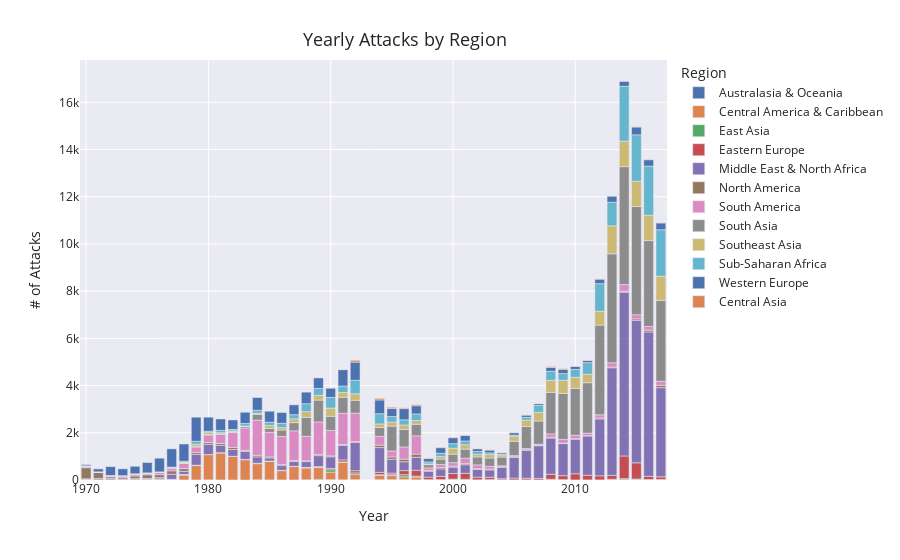

Notebook cell for this chart:
### Code cell
region_per_yr = df.groupby(['year', 'region']).size().reset_index(name = 'across_region').rename(columns = {'region' : 'Region'})
regions = list(region_per_yr['Region'])

total_per_yr = region_per_yr.groupby('year').sum('across_region').reset_index().rename(columns = {'across_region' : 'across_year'})
joined_df = region_per_yr.merge(total_per_yr, left_on = 'year', right_on = 'year', how = 'left')

fig = px.bar(joined_df, x = 'year', y = 'across_region', color = 'Region', template = 'seaborn',
            height = 550, labels={'year' : 'Year', 'across_region' : '# of Attacks'})

fig.update_layout(title = {'text' : 'Yearly Attacks by Region', 'x' : 0.45, 'y' : 0.94, 'font_size' : 18}, hovermode = 'x')

### Figure 1 — Plotly figure (JSON) as saved in the notebook; plotly's stock layout.template omitted (floating-point values rounded to 4 significant figures)
{"data": [{"alignmentgroup": "True", "hovertemplate": "Region=Australasia & Oceania<br>Year=%{x}<br># of Attacks=%{y}<extra></extra>", "legendgroup": "Australasia & Oceania", "marker": {"color": "rgb(76,114,176)", "pattern": {"shape": ""}}, "name": "Australasia & Oceania", "offsetgroup": "Australasia & Oceania", "orientation": "v", "showlegend": true, "textposition": "auto", "type": "bar", "x": [1970, 1971, 1972, 1973, 1974, 1978, 1979, 1980, 1981, 1982, 1984, 1985, 1986, 1987, 1988, 1989, 1990, 1991, 1992, 1994, 1995, 1996, 1997, 1998, 1999, 2000, 2001, 2002, 2003, 2006, 2007, 2008, 2009, 2010, 2013, 2014, 2015, 2016, 2017], "xaxis": "x", "y": [1, 1, 8, 1, 1, 2, 2, 7, 3, 2, 11, 7, 4, 3, 12, 29, 18, 10, 17, 14, 18, 19, 7, 6, 4, 6, 4, 2, 4, 2, 1, 8, 1, 1, 1, 9, 14, 10, 12], "yaxis": "y"}, {"alignmentgroup": "True", "hovertemplate": "Region=Central America & Caribbean<br>Year=%{x}<br># of Attacks=%{y}<extra></extra>", "legendgroup": "Central America & Caribbean", "marker": {"color": "rgb(221,132,82)", "pattern": {"shape": ""}}, "name": "Central America & Caribbean", "offsetgroup": "Central America & Caribbean", "orientation": "v", "showlegend": true, "textposition": "auto", "type": "bar", "x": [1970, 1971, 1972, 1973, 1974, 1975, 1976, 1977, 1978, 1979, 1980, 1981, 1982, 1983, 1984, 1985, 1986, 1987, 1988, 1989, 1990, 1991, 1992, 1994, 1995, 1996, 1997, 1998, 1999, 2000, 2001, 2002, 2003, 2004, 2005, 2006, 2007, 2009, 2010, 2011, 2012, 2013, 2014, 2015, 2016, 2017], "xaxis": "x", "y": [7, 5, 3, 6, 11, 9, 45, 24, 199, 609, 1070, 1148, 996, 858, 681, 780, 393, 566, 495, 503, 316, 729, 212, 180, 168, 116, 117, 1, 8, 14, 8, 3, 8, 5, 3, 5, 4, 9, 1, 1, 1, 14, 5, 1, 3, 4], "yaxis": "y"}, {"alignmentgroup": "True", "hovertemplate": "Region=East Asia<br>Year=%{x}<br># of Attacks=%{y}<extra></extra>", "legendgroup": "East Asia", "marker": {"color": "rgb(85,168,104)", "pattern": {"shape": ""}}, "name": "East Asia", "offsetgroup": "East Asia", "orientation": "v", "showlegend": true, "textposition": "auto", "type": "bar", "x": [1970, 1971, 1973, 1974, 1975, 1976, 1977, 1978, 1979, 1980, 1981, 1982, 1983, 1984, 1985, 1986, 1987, 1988, 1989, 1990, 1991, 1992, 1994, 1995, 1996, 1997, 1998, 1999, 2000, 2001, 2002, 2003, 2004, 2005, 2006, 2008, 2009, 2010, 2011, 2012, 2013, 2014, 2015, 2016, 2017], "xaxis": "x", "y": [2, 1, 2, 4, 12, 2, 4, 35, 16, 1, 4, 3, 13, 15, 10, 12, 10, 24, 18, 99, 29, 74, 34, 38, 89, 40, 9, 4, 19, 19, 4, 6, 4, 2, 1, 25, 8, 1, 4, 4, 15, 43, 28, 8, 7], "yaxis": "y"}, {"alignmentgroup": "True", "hovertemplate": "Region=Eastern Europe<br>Year=%{x}<br># of Attacks=%{y}<extra></extra>", "legendgroup": "Eastern Europe", "marker": {"color": "rgb(196,78,82)", "pattern": {"shape": ""}}, "name": "Eastern Europe", "offsetgroup": "Eastern Europe", "orientation": "v", "showlegend": true, "textposition": "auto", "type": "bar", "x": [1970, 1971, 1972, 1973, 1974, 1977, 1978, 1979, 1980, 1981, 1982, 1983, 1984, 1985, 1986, 1987, 1988, 1989, 1990, 1991, 1992, 1994, 1995, 1996, 1997, 1998, 1999, 2000, 2001, 2002, 2003, 2004, 2005, 2006, 2007, 2008, 2009, 2010, 2011, 2012, 2013, 2014, 2015, 2016, 2017], "xaxis": "x", "y": [12, 5, 1, 1, 2, 2, 2, 1, 1, 4, 3, 2, 4, 5, 3, 1, 4, 16, 58, 84, 91, 95, 68, 175, 248, 105, 138, 234, 252, 112, 100, 46, 76, 70, 62, 209, 165, 261, 198, 173, 165, 962, 684, 134, 110], "yaxis": "y"}, {"alignmentgroup": "True", "hovertemplate": "Region=Middle East & North Africa<br>Year=%{x}<br># of Attacks=%{y}<extra></extra>", "legendgroup": "Middle East & North Africa", "marker": {"color": "rgb(129,114,179)", "pattern": {"shape": ""}}, "name": "Middle East & North Africa", "offsetgroup": "Middle East & North Africa", "orientation": "v", "showlegend": true, "textposition": "auto", "type": "bar", "x": [1970, 1971, 1972, 1973, 1974, 1975, 1976, 1977, 1978, 1979, 1980, 1981, 1982, 1983, 1984, 1985, 1986, 1987, 1988, 1989, 1990, 1991, 1992, 1994, 1995, 1996, 1997, 1998, 1999, 2000, 2001, 2002, 2003, 2004, 2005, 2006, 2007, 2008, 2009, 2010, 2011, 2012, 2013, 2014, 2015, 2016, 2017], "xaxis": "x", "y": [28, 55, 53, 19, 42, 44, 55, 211, 128, 455, 437, 312, 290, 334, 268, 133, 196, 202, 246, 465, 494, 612, 1192, 1051, 590, 373, 548, 247, 316, 272, 362, 326, 310, 492, 882, 1187, 1385, 1536, 1361, 1463, 1663, 2409, 4560, 6939, 6036, 6115, 3780], "yaxis": "y"}, {"alignmentgroup": "True", "hovertemplate": "Region=North America<br>Year=%{x}<br># of Attacks=%{y}<extra></extra>", "legendgroup": "North America", "marker": {"color": "rgb(147,120,96)", "pattern": {"shape": ""}}, "name": "North America", "offsetgroup": "North America", "orientation": "v", "showlegend": true, "textposition": "auto", "type": "bar", "x": [1970, 1971, 1972, 1973, 1974, 1975, 1976, 1977, 1978, 1979, 1980, 1981, 1982, 1983, 1984, 1985, 1986, 1987, 1988, 1989, 1990, 1991, 1992, 1994, 1995, 1996, 1997, 1998, 1999, 2000, 2001, 2002, 2003, 2004, 2005, 2006, 2007, 2008, 2009, 2010, 2011, 2012, 2013, 2014, 2015, 2016, 2017], "xaxis": "x", "y": [472, 247, 73, 64, 111, 159, 125, 149, 117, 79, 75, 77, 86, 47, 67, 44, 53, 35, 30, 44, 37, 40, 41, 101, 94, 111, 137, 37, 56, 41, 48, 33, 34, 12, 22, 15, 18, 31, 16, 24, 12, 39, 32, 37, 62, 75, 97], "yaxis": "y"}, {"alignmentgroup": "True", "hovertemplate": "Region=South America<br>Year=%{x}<br># of Attacks=%{y}<extra></extra>", "legendgroup": "South America", "marker": {"color": "rgb(218,139,195)", "pattern": {"shape": ""}}, "name": "South America", "offsetgroup": "South America", "orientation": "v", "showlegend": true, "textposition": "auto", "type": "bar", "x": [1970, 1971, 1972, 1973, 1974, 1975, 1976, 1977, 1978, 1979, 1980, 1981, 1982, 1983, 1984, 1985, 1986, 1987, 1988, 1989, 1990, 1991, 1992, 1994, 1995, 1996, 1997, 1998, 1999, 2000, 2001, 2002, 2003, 2004, 2005, 2006, 2007, 2008, 2009, 2010, 2011, 2012, 2013, 2014, 2015, 2016, 2017], "xaxis": "x", "y": [65, 24, 33, 83, 81, 55, 91, 119, 222, 236, 319, 383, 639, 950, 1492, 1040, 1184, 1265, 1041, 1385, 1076, 1322, 1204, 373, 255, 517, 774, 108, 134, 150, 229, 162, 117, 42, 49, 50, 47, 144, 159, 148, 106, 133, 182, 283, 176, 159, 172], "yaxis": "y"}, {"alignmentgroup": "True", "hovertemplate": "Region=South Asia<br>Year=%{x}<br># of Attacks=%{y}<extra></extra>", "legendgroup": "South Asia", "marker": {"color": "rgb(140,140,140)", "pattern": {"shape": ""}}, "name": "South Asia", "offsetgroup": "South Asia", "orientation": "v", "showlegend": true, "textposition": "auto", "type": "bar", "x": [1970, 1972, 1973, 1974, 1975, 1976, 1977, 1978, 1979, 1980, 1981, 1982, 1983, 1984, 1985, 1986, 1987, 1988, 1989, 1990, 1991, 1992, 1994, 1995, 1996, 1997, 1998, 1999, 2000, 2001, 2002, 2003, 2004, 2005, 2006, 2007, 2008, 2009, 2010, 2011, 2012, 2013, 2014, 2015, 2016, 2017], "xaxis": "x", "y": [1, 1, 1, 2, 4, 4, 2, 2, 34, 12, 23, 20, 63, 244, 161, 273, 348, 801, 926, 601, 677, 545, 376, 1051, 739, 490, 136, 225, 357, 385, 334, 353, 369, 604, 938, 982, 1759, 1945, 1981, 2138, 3803, 4612, 4998, 4585, 3639, 3430], "yaxis": "y"}, {"alignmentgroup": "True", "hovertemplate": "Region=Southeast Asia<br>Year=%{x}<br># of Attacks=%{y}<extra></extra>", "legendgroup": "Southeast Asia", "marker": {"color": "rgb(204,185,116)", "pattern": {"shape": ""}}, "name": "Southeast Asia", "offsetgroup": "Southeast Asia", "orientation": "v", "showlegend": true, "textposition": "auto", "type": "bar", "x": [1970, 1971, 1972, 1973, 1974, 1975, 1976, 1977, 1978, 1979, 1980, 1981, 1982, 1983, 1984, 1985, 1986, 1987, 1988, 1989, 1990, 1991, 1992, 1994, 1995, 1996, 1997, 1998, 1999, 2000, 2001, 2002, 2003, 2004, 2005, 2006, 2007, 2008, 2009, 2010, 2011, 2012, 2013, 2014, 2015, 2016, 2017], "xaxis": "x", "y": [10, 6, 16, 2, 3, 7, 12, 8, 44, 86, 87, 50, 43, 22, 46, 128, 102, 163, 242, 203, 348, 206, 279, 151, 168, 193, 159, 32, 107, 256, 185, 110, 145, 95, 204, 272, 365, 514, 561, 473, 356, 587, 1188, 1082, 1072, 1077, 1020], "yaxis": "y"}, {"alignmentgroup": "True", "hovertemplate": "Region=Sub-Saharan Africa<br>Year=%{x}<br># of Attacks=%{y}<extra></extra>", "legendgroup": "Sub-Saharan Africa", "marker": {"color": "rgb(100,181,205)", "pattern": {"shape": ""}}, "name": "Sub-Saharan Africa", "offsetgroup": "Sub-Saharan Africa", "orientation": "v", "showlegend": true, "textposition": "auto", "type": "bar", "x": [1970, 1971, 1972, 1973, 1974, 1975, 1976, 1977, 1978, 1979, 1980, 1981, 1982, 1983, 1984, 1985, 1986, 1987, 1988, 1989, 1990, 1991, 1992, 1994, 1995, 1996, 1997, 1998, 1999, 2000, 2001, 2002, 2003, 2004, 2005, 2006, 2007, 2008, 2009, 2010, 2011, 2012, 2013, 2014, 2015, 2016, 2017], "xaxis": "x", "y": [3, 2, 4, 4, 7, 12, 11, 29, 46, 124, 58, 98, 60, 106, 126, 141, 185, 174, 337, 291, 450, 271, 570, 432, 239, 217, 279, 87, 143, 191, 162, 121, 73, 34, 60, 114, 302, 380, 283, 331, 494, 1168, 999, 2321, 1964, 2077, 1970], "yaxis": "y"}, {"alignmentgroup": "True", "hovertemplate": "Region=Western Europe<br>Year=%{x}<br># of Attacks=%{y}<extra></extra>", "legendgroup": "Western Europe", "marker": {"color": "rgb(76,114,176)", "pattern": {"shape": ""}}, "name": "Western Europe", "offsetgroup": "Western Europe", "orientation": "v", "showlegend": true, "textposition": "auto", "type": "bar", "x": [1970, 1971, 1972, 1973, 1974, 1975, 1976, 1977, 1978, 1979, 1980, 1981, 1982, 1983, 1984, 1985, 1986, 1987, 1988, 1989, 1990, 1991, 1992, 1994, 1995, 1996, 1997, 1998, 1999, 2000, 2001, 2002, 2003, 2004, 2005, 2006, 2007, 2008, 2009, 2010, 2011, 2012, 2013, 2014, 2015, 2016, 2017], "xaxis": "x", "y": [50, 125, 376, 290, 317, 438, 578, 771, 729, 1020, 595, 484, 402, 475, 541, 466, 455, 416, 489, 444, 390, 696, 769, 584, 337, 476, 349, 141, 236, 253, 234, 120, 121, 59, 104, 98, 72, 163, 182, 133, 95, 193, 261, 215, 333, 273, 291], "yaxis": "y"}, {"alignmentgroup": "True", "hovertemplate": "Region=Central Asia<br>Year=%{x}<br># of Attacks=%{y}<extra></extra>", "legendgroup": "Central Asia", "marker": {"color": "rgb(221,132,82)", "pattern": {"shape": ""}}, "name": "Central Asia", "offsetgroup": "Central Asia", "orientation": "v", "showlegend": true, "textposition": "auto", "type": "bar", "x": [1991, 1992, 1994, 1995, 1996, 1997, 1998, 1999, 2000, 2001, 2002, 2003, 2004, 2005, 2006, 2007, 2008, 2009, 2010, 2011, 2012, 2013, 2014, 2015, 2016, 2017], "xaxis": "x", "y": [7, 77, 65, 55, 33, 49, 25, 24, 21, 18, 6, 7, 8, 11, 6, 4, 36, 31, 9, 9, 12, 7, 9, 10, 17, 7], "yaxis": "y"}], "layout": {"autosize": true, "barmode": "relative", "hovermode": "x", "legend": {"title": {"text": "Region"}, "tracegroupgap": 0}, "margin": {"t": 60}, "title": {"font": {"size": 18}, "text": "Yearly Attacks by Region", "x": 0.45, "y": 0.94}, "xaxis": {"anchor": "y", "autorange": true, "domain": [0, 1], "range": [1970.0, 2018.0], "title": {"text": "Year"}, "type": "linear"}, "yaxis": {"anchor": "x", "autorange": true, "domain": [0, 1], "range": [0, 17790.0], "title": {"text": "# of Attacks"}, "type": "linear"}}}
